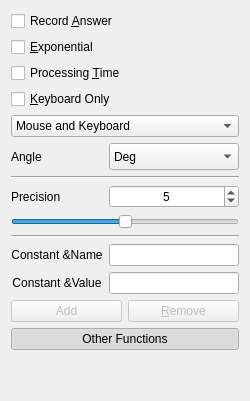
    <widget class="QWidget" name="configureLayoutWidget" native="true">
     <layout class="QVBoxLayout" name="verticalLayout">
      <item>
       <layout class="QVBoxLayout" name="verticalLayout_5">
        <item>
         <widget class="QCheckBox" name="checkBoxAns">
          <property name="text">
           <string>Record &amp;Answer</string>
          </property>
         </widget>
        </item>
        <item>
         <widget class="QCheckBox" name="checkBoxExp">
          <property name="text">
           <string>&amp;Exponential</string>
          </property>
         </widget>
        </item>
        <item>
         <widget class="QCheckBox" name="checkBoxTime">
          <property name="text">
           <string>Processing &amp;Time</string>
          </property>
         </widget>
        </item>
        <item>
         <widget class="QCheckBox" name="keyCheckBox">
          <property name="text">
           <string>&amp;Keyboard Only</string>
          </property>
         </widget>
        </item>
        <item>
         <widget class="QComboBox" name="comboBox">
          <item>
           <property name="text">
            <string>Mouse and Keyboard</string>
           </property>
          </item>
          <item>
           <property name="text">
            <string>Keyboard Only</string>
           </property>
          </item>
          <item>
           <property name="text">
            <string>Mouse Only</string>
           </property>
          </item>
         </widget>
        </item>
       </layout>
      </item>
      <item>
       <layout class="QHBoxLayout" name="horizontalLayout_3">
        <item>
         <widget class="QLabel" name="label_3">
          <property name="text">
           <string>Angle  </string>
          </property>
         </widget>
        </item>
        <item>
         <widget class="QComboBox" name="comboBoxAngle">
          <property name="sizePolicy">
           <sizepolicy hsizetype="Minimum" vsizetype="Fixed">
            <horstretch>0</horstretch>
            <verstretch>0</verstretch>
           </sizepolicy>
          </property>
          <property name="minimumSize">
           <size>
            <width>130</width>
            <height>27</height>
           </size>
          </property>
          <property name="maximumSize">
           <size>
            <width>130</width>
            <height>27</height>
           </size>
          </property>
          <item>
           <property name="text">
            <string>Deg</string>
           </property>
          </item>
          <item>
           <property name="text">
            <string>Rad</string>
           </property>
          </item>
          <item>
           <property name="text">
            <string>Grad</string>
           </property>
          </item>
         </widget>
        </item>
       </layout>
      </item>
      <item>
       <widget class="Line" name="line">
        <property name="orientation">
         <enum>Qt::Horizontal</enum>
        </property>
       </widget>
      </item>
      <item>
       <layout class="QHBoxLayout" name="horizontalLayout_2">
        <item>
         <widget class="QLabel" name="label_2">
          <property name="text">
           <string>Precision   </string>
          </property>
         </widget>
        </item>
        <item>
         <widget class="QSpinBox" name="spinBoxPrecision">
          <property name="sizePolicy">
           <sizepolicy hsizetype="Minimum" vsizetype="Fixed">
            <horstretch>0</horstretch>
            <verstretch>0</verstretch>
           </sizepolicy>
          </property>
          <property name="minimumSize">
           <size>
            <width>130</width>
            <height>0</height>
           </size>
          </property>
          <property name="maximumSize">
           <size>
            <width>130</width>
            <height>16777215</height>
           </size>
          </property>
          <property name="alignment">
           <set>Qt::AlignCenter</set>
          </property>
          <property name="maximum">
           <number>10</number>
          </property>
          <property name="value">
           <number>5</number>
          </property>
         </widget>
        </item>
       </layout>
      </item>
      <item>
       <widget class="QSlider" name="horizontalSliderPrecision">
        <property name="maximum">
         <number>10</number>
        </property>
        <property name="value">
         <number>5</number>
        </property>
        <property name="orientation">
         <enum>Qt::Horizontal</enum>
        </property>
        <property name="tickInterval">
         <number>0</number>
        </property>
       </widget>
      </item>
      <item>
       <widget class="Line" name="line_2">
        <property name="orientation">
         <enum>Qt::Horizontal</enum>
        </property>
       </widget>
      </item>
      <item>
       <layout class="QHBoxLayout" name="horizontalLayout_4">
        <item>
         <widget class="QLabel" name="label_4">
          <property name="sizePolicy">
           <sizepolicy hsizetype="Minimum" vsizetype="Minimum">
            <horstretch>0</horstretch>
            <verstretch>0</verstretch>
           </sizepolicy>
          </property>
          <property name="text">
           <string>Constant &amp;Name</string>
          </property>
          <property name="alignment">
           <set>Qt::AlignCenter</set>
          </property>
         </widget>
        </item>
        <item>
         <widget class="QLineEdit" name="lineEditConstantName">
          <property name="sizePolicy">
           <sizepolicy hsizetype="Fixed" vsizetype="Fixed">
            <horstretch>0</horstretch>
            <verstretch>0</verstretch>
           </sizepolicy>
          </property>
          <property name="minimumSize">
           <size>
            <width>130</width>
            <height>0</height>
           </size>
          </property>
          <property name="maximumSize">
           <size>
            <width>130</width>
            <height>16777215</height>
           </size>
          </property>
          <property name="alignment">
           <set>Qt::AlignCenter</set>
          </property>
         </widget>
        </item>
       </layout>
      </item>
      <item>
       <layout class="QHBoxLayout" name="horizontalLayout_6">
        <item>
         <widget class="QLabel" name="label">
          <property name="sizePolicy">
           <sizepolicy hsizetype="Minimum" vsizetype="Minimum">
            <horstretch>0</horstretch>
            <verstretch>0</verstretch>
           </sizepolicy>
          </property>
          <property name="text">
           <string>Constant &amp;Value</string>
          </property>
          <property name="alignment">
           <set>Qt::AlignCenter</set>
          </property>
         </widget>
        </item>
        <item>
         <widget class="QLineEdit" name="lineEditConstantValue">
          <property name="sizePolicy">
           <sizepolicy hsizetype="Fixed" vsizetype="Fixed">
            <horstretch>0</horstretch>
            <verstretch>0</verstretch>
           </sizepolicy>
          </property>
          <property name="minimumSize">
           <size>
            <width>130</width>
            <height>0</height>
           </size>
          </property>
          <property name="maximumSize">
           <size>
            <width>130</width>
            <height>16777215</height>
           </size>
          </property>
          <property name="alignment">
           <set>Qt::AlignCenter</set>
          </property>
         </widget>
        </item>
       </layout>
      </item>
      <item>
       <layout class="QHBoxLayout" name="horizontalLayout">
        <item>
         <widget class="QPushButton" name="buttonAddConstant">
          <property name="enabled">
           <bool>false</bool>
          </property>
          <property name="sizePolicy">
           <sizepolicy hsizetype="Minimum" vsizetype="Fixed">
            <horstretch>0</horstretch>
            <verstretch>0</verstretch>
           </sizepolicy>
          </property>
          <property name="text">
           <string>Add</string>
          </property>
         </widget>
        </item>
        <item>
         <widget class="QPushButton" name="buttonRemoveConstant">
          <property name="enabled">
           <bool>false</bool>
          </property>
          <property name="sizePolicy">
           <sizepolicy hsizetype="Minimum" vsizetype="Fixed">
            <horstretch>0</horstretch>
            <verstretch>0</verstretch>
           </sizepolicy>
          </property>
          <property name="text">
           <string>&amp;Remove</string>
          </property>
         </widget>
        </item>
       </layout>
      </item>
      <item>
       <widget class="QPushButton" name="buttonOtherFunctions">
        <property name="sizePolicy">
         <sizepolicy hsizetype="Minimum" vsizetype="Fixed">
          <horstretch>0</horstretch>
          <verstretch>0</verstretch>
         </sizepolicy>
        </property>
        <property name="minimumSize">
         <size>
          <width>55</width>
          <height>0</height>
         </size>
        </property>
        <property name="maximumSize">
         <size>
          <width>16777215</width>
          <height>16777215</height>
         </size>
        </property>
        <property name="text">
         <string>Other Functions</string>
        </property>
        <property name="checkable">
         <bool>true</bool>
        </property>
        <property name="checked">
         <bool>true</bool>
        </property>
        <property name="flat">
         <bool>false</bool>
        </property>
       </widget>
      </item>
      <item>
       <spacer name="verticalSpacer">
        <property name="orientation">
         <enum>Qt::Vertical</enum>
        </property>
        <property name="sizeHint" stdset="0">
         <size>
          <width>20</width>
          <height>40</height>
         </size>
        </property>
       </spacer>
      </item>
     </layout>
    </widget>
